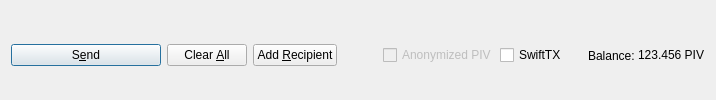
         <widget class="QFrame" name="frame_Send">
          <layout class="QHBoxLayout" name="horizontalLayout">
           <property name="bottomMargin">
            <number>0</number>
           </property>
           <item>
            <widget class="QPushButton" name="sendButton">
             <property name="minimumSize">
              <size>
               <width>150</width>
               <height>0</height>
              </size>
             </property>
             <property name="toolTip">
              <string>Confirm the send action</string>
             </property>
             <property name="text">
              <string>S&amp;end</string>
             </property>
             <property name="icon">
              <iconset resource="../pivx.qrc">
               <normaloff>:/icons/send</normaloff>:/icons/send</iconset>
             </property>
             <property name="autoDefault">
              <bool>false</bool>
             </property>
             <property name="default">
              <bool>true</bool>
             </property>
            </widget>
           </item>
           <item>
            <widget class="QPushButton" name="clearButton">
             <property name="sizePolicy">
              <sizepolicy hsizetype="Minimum" vsizetype="Fixed">
               <horstretch>0</horstretch>
               <verstretch>0</verstretch>
              </sizepolicy>
             </property>
             <property name="toolTip">
              <string>Clear all fields of the form.</string>
             </property>
             <property name="text">
              <string>Clear &amp;All</string>
             </property>
             <property name="icon">
              <iconset resource="../pivx.qrc">
               <normaloff>:/icons/remove</normaloff>:/icons/remove</iconset>
             </property>
             <property name="autoDefault">
              <bool>false</bool>
             </property>
            </widget>
           </item>
           <item>
            <widget class="QPushButton" name="addButton">
             <property name="toolTip">
              <string>Send to multiple recipients at once</string>
             </property>
             <property name="text">
              <string>Add &amp;Recipient</string>
             </property>
             <property name="icon">
              <iconset resource="../pivx.qrc">
               <normaloff>:/icons/add</normaloff>:/icons/add</iconset>
             </property>
             <property name="autoDefault">
              <bool>false</bool>
             </property>
            </widget>
           </item>
           <item>
            <spacer name="horizontalSpacer">
             <property name="orientation">
              <enum>Qt::Horizontal</enum>
             </property>
             <property name="sizeHint" stdset="0">
              <size>
               <width>40</width>
               <height>20</height>
              </size>
             </property>
            </spacer>
           </item>
           <item>
            <layout class="QHBoxLayout" name="horizontalLayout_2">
             <property name="spacing">
              <number>3</number>
             </property>
             <item>
              <widget class="QCheckBox" name="checkzPIV">
               <property name="enabled">
                <bool>false</bool>
               </property>
               <property name="text">
                <string>Anonymized PIV</string>
               </property>
              </widget>
             </item>
             <item>
              <widget class="QCheckBox" name="checkSwiftTX">
               <property name="enabled">
                <bool>true</bool>
               </property>
               <property name="minimumSize">
                <size>
                 <width>85</width>
                 <height>0</height>
                </size>
               </property>
               <property name="text">
                <string>SwiftTX</string>
               </property>
              </widget>
             </item>
             <item>
              <widget class="QLabel" name="label">
               <property name="text">
                <string>Balance:</string>
               </property>
              </widget>
             </item>
             <item>
              <widget class="QLabel" name="labelBalance">
               <property name="sizePolicy">
                <sizepolicy hsizetype="Preferred" vsizetype="Fixed">
                 <horstretch>0</horstretch>
                 <verstretch>0</verstretch>
                </sizepolicy>
               </property>
               <property name="cursor">
                <cursorShape>IBeamCursor</cursorShape>
               </property>
               <property name="text">
                <string notr="true">123.456 PIV</string>
               </property>
               <property name="textInteractionFlags">
                <set>Qt::LinksAccessibleByMouse|Qt::TextSelectableByKeyboard|Qt::TextSelectableByMouse</set>
               </property>
              </widget>
             </item>
            </layout>
           </item>
          </layout>
         </widget>
